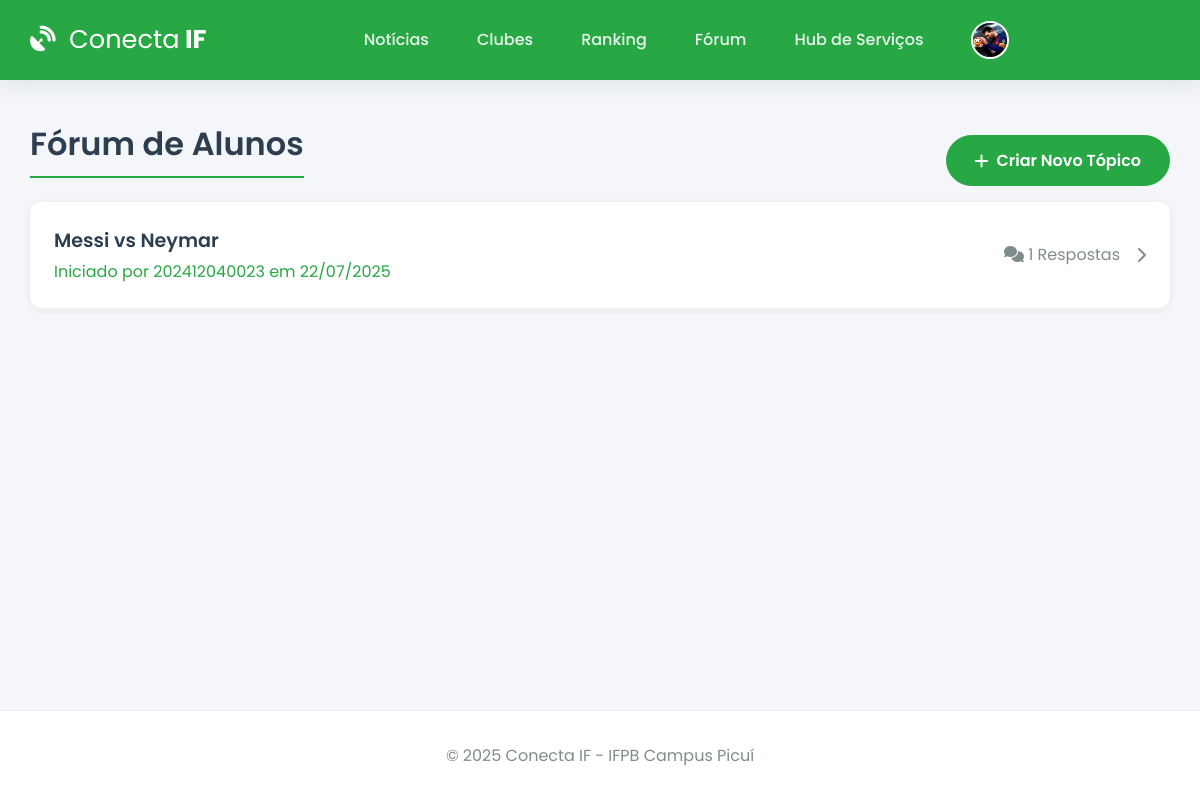
The page /forum (signed in) on the database its author committed.
### app.py (models this page shows, shortened)
class User(db.Model):
    id = db.Column(db.Integer, primary_key=True)
    email = db.Column(db.String(120), unique=True, nullable=False)
    username = db.Column(db.String(12), unique=True, nullable=False)
    password_hash = db.Column(db.String(256), nullable=False)
    image_file = db.Column(db.String(100), nullable=False, default='default.jpg')
    eventos_inscritos = db.relationship('Evento', secondary=inscricao_evento_tabela, back_populates='alunos_inscritos', lazy='dynamic')
    clubes_membro = db.relationship('Clube', secondary=membros_clube_tabela, back_populates='membros', lazy='dynamic')
    topicos_criados = db.relationship('ForumTopico', backref='autor', lazy='dynamic', cascade="all, delete-orphan")
    posts_criados = db.relationship('ForumPost', backref='autor', lazy='dynamic', cascade="all, delete-orphan")

class ForumTopico(db.Model):
    id = db.Column(db.Integer, primary_key=True)
    titulo = db.Column(db.String(200), nullable=False)
    conteudo = db.Column(db.Text, nullable=False)
    data_criacao = db.Column(db.DateTime, nullable=False, default=lambda: datetime.now(timezone.utc))
    user_id = db.Column(db.Integer, db.ForeignKey('user.id'), nullable=False)
    posts = db.relationship('ForumPost', backref='topico', lazy='dynamic', cascade="all, delete-orphan")

### app.py (the view)
@app.route('/forum')
@login_required
def forum():
    topicos = ForumTopico.query.order_by(ForumTopico.data_criacao.desc()).all()
    return render_template('forum.html', topicos=topicos)

### app.py (called while the page is built)
@app.before_request
def load_logged_in_user():
    user_id = session.get('user_id')
    g.user = User.query.get(user_id) if user_id else None
    if user_id and g.user is None:
        session.clear()

def login_required(f):
    @wraps(f)
    def decorated_function(*args, **kwargs):
        if g.user is None:
            flash('Você precisa fazer login para acessar esta página.', 'warning')
            return redirect(url_for('login'))
        return f(*args, **kwargs)
    return decorated_function

@app.context_processor
def inject_user_and_year():
    return dict(current_user_data=g.user, current_year=datetime.now(timezone.utc).year)

### templates/forum.html (shortened to what this page needs)
{% extends 'base.html' %}
{% block content %}
    <div class="page-header-container">
        <h1 class="page-header">Fórum de Alunos</h1>
        <a href="{{ url_for('criar_topico') }}" class="btn"><i class="fas fa-plus"></i> Criar Novo Tópico</a>
    </div>
    <div class="forum-list">
        {% for topico in topicos %}
            <a href="{{ url_for('detalhe_topico', topico_id=topico.id) }}" class="card topic-item">
                <div class="topic-main">
                    <h4>{{ topico.titulo }}</h4>
                    <p class="text-muted">Iniciado por {{ topico.autor.username }} em {{ topico.data_criacao.strftime('%d/%m/%Y') }}</p>
                </div>
                <div class="topic-meta">
                    <span><i class="fas fa-comments"></i> {{ topico.posts.count() }} Respostas</span>
                    <i class="fas fa-chevron-right"></i>
                </div>
            </a>
        {% else %}
            <div class="card empty-state">
                <p>Nenhum tópico no fórum ainda. Seja o primeiro a criar um!</p>
            </div>
        {% endfor %}
    </div>
{% endblock %}

### templates/base.html (shortened to what this page needs)
<!DOCTYPE html>
<html lang="pt-br">
<head>
    <link rel="stylesheet" href="https://cdnjs.cloudflare.com/ajax/libs/font-awesome/6.5.2/css/all.min.css" />
    <link rel="stylesheet" href="{{ url_for('static', filename='css/style.css') }}">
</head>
<body>
    <header class="header">
        <div class="container">
            <nav class="navbar">
                <a class="navbar-brand" href="{{ url_for('noticias') if current_user_data else url_for('login') }}">
                    <i class="fas fa-satellite-dish"></i> <strong>Conecta</strong> IF
                </a>
                <div class="nav-links" id="nav-links">
                    {% if current_user_data %}
                        <a class="nav-item" href="{{ url_for('noticias') }}">Notícias</a>
                        <a class="nav-item" href="{{ url_for('clubes') }}">Clubes</a>
                        <a class="nav-item" href="{{ url_for('ranking') }}">Ranking</a>
                        <a class="nav-item" href="{{ url_for('forum') }}">Fórum</a>
                        <a class="nav-item" href="{{ url_for('hub_servicos') }}">Hub de Serviços</a>
                        <div class="nav-item user-menu">
                             <a class="user-menu-trigger" href="#">
                                 <img src="{{ url_for('static', filename='profile_pics/' + current_user_data.image_file) }}" class="nav-profile-image">
                                 <span>{{ current_user_data.username }}</span> <i class="fas fa-chevron-down dropdown-icon"></i>
                            </a>
                        </div>
                    {% else %}
                        <a href="{{ url_for('login') }}" class="nav-item">Entrar</a>
                        <a href="{{ url_for('register') }}" class="nav-item btn btn-outline">Registar</a>
                    {% endif %}
                </div>
            </nav>
        </div>
    </header>
    <main class="container">
        {% block content %}{% endblock %}
    </main>
    <footer class="footer">
        <p>&copy; {{ current_year }} Conecta IF - IFPB Campus Picuí</p>
    </footer>
</body>
</html>

### static/css/style.css (style rules this page uses)
:root { --ifpb-green: #28a745; --ifpb-green-dark: #218838; --dark-blue: #2c3e50; --light-gray: #ecf0f1; --medium-gray: #bdc3c7; --text-color: #34495e; --light-text: #7f8c8d; --background-color: #f4f6f9; --surface-color: #ffffff; --border-color: #e9ecef; --font-family-base: 'Poppins', sans-serif; --shadow-sm: 0 2px 8px rgba(44, 62, 80, 0.07); --shadow-md: 0 5px 20px rgba(44, 62, 80, 0.1); --border-radius: 12px; }
* { box-sizing: border-box; margin: 0; padding: 0; }
html { height: 100%; }
body { font-family: var(--font-family-base); background-color: var(--background-color); color: var(--text-color); display: flex; flex-direction: column; min-height: 100%; }
.container { width: 95%; max-width: 1200px; margin: 0 auto; }
main.container { flex-grow: 1; padding-top: 2.5rem; padding-bottom: 2.5rem; }
h1, h2, h3, h4 { font-weight: 600; color: var(--dark-blue); margin-bottom: 1.5rem; }
a { color: var(--ifpb-green); text-decoration: none; transition: color 0.2s; }
.header { background-color: var(--ifpb-green); padding: 0.8rem 0; box-shadow: var(--shadow-md); position: sticky; top: 0; z-index: 1000; }
.navbar { display: flex; justify-content: space-between; align-items: center; }
.navbar-brand { font-weight: 700; font-size: 1.6rem; color: var(--surface-color); }
.navbar-brand i { margin-right: 0.5rem; }
.navbar-brand strong { font-weight: 400; }
.nav-links { display: flex; align-items: center; gap: 1rem; }
.nav-item { color: rgba(255, 255, 255, 0.9); font-weight: 500; padding: 0.5rem 1rem; border-radius: var(--border-radius); transition: background-color 0.2s; }
.nav-profile-image { width: 38px; height: 38px; border-radius: 50%; margin-right: 10px; object-fit: cover; border: 2px solid var(--surface-color); }
.user-menu { position: relative; }
.user-menu-trigger { display: flex; align-items: center; cursor: pointer; }
.user-menu-trigger .dropdown-icon { font-size: 0.8em; margin-left: 0.5rem; transition: transform 0.2s; }
.card { background-color: var(--surface-color); border-radius: var(--border-radius); box-shadow: var(--shadow-sm); transition: all 0.3s ease-in-out; display: flex; flex-direction: column; height: 100%; }
.btn { background-color: var(--ifpb-green); border: 1px solid var(--ifpb-green); color: #fff; font-weight: 600; padding: 0.75rem 1.75rem; border-radius: 50px; transition: all 0.3s ease; cursor: pointer; text-align: center; display: inline-flex; align-items: center; gap: 0.5rem; justify-content: center; }
.page-header { border-bottom: 2px solid var(--ifpb-green); padding-bottom: 0.5rem; }
.page-header-container { display: flex; justify-content: space-between; align-items: center; flex-wrap: wrap; gap: 1rem; }
.forum-list { display: grid; gap: 1rem; }
.topic-item { flex-direction: row; padding: 1.5rem; }
.topic-main { flex-grow: 1; }
.topic-main h4 { margin-bottom: 0.25rem; font-size: 1.2rem; }
.topic-meta { display: flex; align-items: center; gap: 1rem; color: var(--light-text); text-align: right; }
.footer { padding: 2rem 0; background-color: var(--surface-color); text-align: center; margin-top: auto; border-top: 1px solid var(--border-color); }
.footer p { margin: 0; color: var(--light-text); }

### rows shown on the page
User: image_file (picture)
ForumTopico: titulo "Messi vs Neymar", autor.username "202412040023", data_criacao "22/07/2025", posts.count "1"
